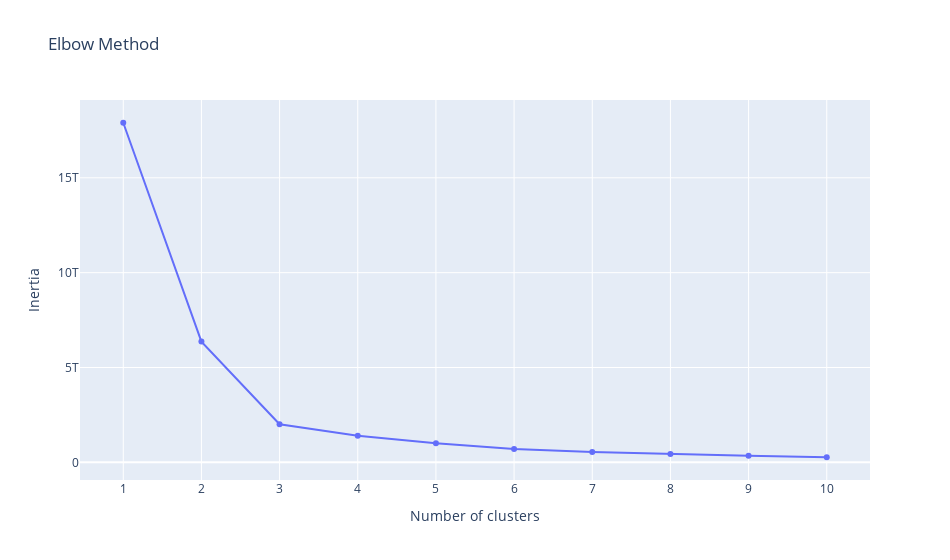
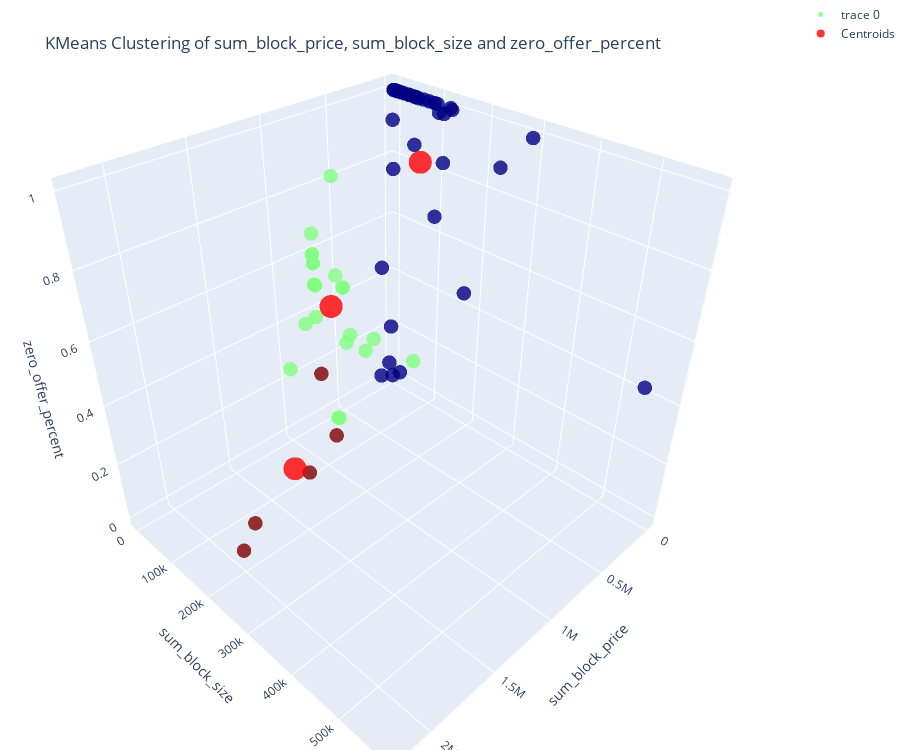

The cell these charts' notebook holds for them, in order:
### Markdown cell above
### Run the Cluster Function and Display Cluster Statistics

### Code cell
aggregate_choice = input('Would you like to aggregate the data before clustering? (Yes/No): ').lower()




if aggregate_choice == 'yes':
    aggregate_features_input = input('Enter the features you would like to cluster by separated by a space: ').split()
    aggregate_data_df = aggregate_data(daily_master_df)
    # add sum prefix to columns in aggregate_features
    for i in range(len(aggregate_features_input)): 
        if aggregate_features_input[i] != 'dispatched' and aggregate_features_input[i] != 'flexible' and aggregate_features_input[i] != 'zero_offer_percent' and aggregate_features_input[i] != 'sum_dispatched_block_price' and aggregate_features_input[i] != 'sum_dispatched_block_size':
            aggregate_features_input[i] = 'sum_' + aggregate_features_input[i]
        elif aggregate_features_input[i] == 'dispatched' or aggregate_features_input[i] == 'flexible':
            aggregate_features_input[i] = 'count_' + aggregate_features_input[i]
        elif aggregate_features_input[i] == 'zero_offer_percent' or aggregate_features_input[i] == 'sum_dispatched_block_price' or aggregate_features_input[i] == 'sum_dispatched_block_size':
            continue

    # perform the elbow method
    elbow_method(aggregate_data_df, aggregate_features_input)
    # prompt the user for the optimal number of clusters as determined by the elbow method plot
    optimal_clusters = int(input('Enter the optimal number of clusters: '))
    # perform the kmeans clustering on the aggregated data
    if len(aggregate_features_input) == 1:
        print("Error! Cannot perform clustering with only one feature. Please enter at least two features.")
    if len(aggregate_features_input) == 2:
        kmeans_cluster(aggregate_data_df, aggregate_features_input, optimal_clusters, aggregate_features_input, f'KMeans Clustering of {aggregate_features_input[0]} and {aggregate_features_input[1]}')
        cluster_assets(aggregate_data_df)
    if len(aggregate_features_input) == 3:
        kmeans_cluster(aggregate_data_df, aggregate_features_input, optimal_clusters, aggregate_features_input, f'KMeans Clustering of {aggregate_features_input[0]}, {aggregate_features_input[1]} and {aggregate_features_input[2]}')
        cluster_assets(aggregate_data_df)
    if len(aggregate_features_input) > 3:
        kmeans_cluster(aggregate_data_df, aggregate_features_input, optimal_clusters, aggregate_features_input, f'KMeans Clustering of Selected Features')
        cluster_assets(aggregate_data_df)

elif aggregate_choice == 'no':
    # prompt the user for the features they would like to cluster by
    features_input = input('Enter the features you would like to cluster by, separated by a space: ').split()

    # perform the elbow method
    elbow_method(daily_master_df, features_input)
    
    # prompt the user for the optimal number of clusters as determined by the elbow method plot
    optimal_clusters = int(input('Enter the optimal number of clusters: '))    
    if len(features_input) == 1:
        print("Error! Cannot perform clustering with only one feature. Please enter at least two features.")

    if len(features_input) == 2:
        kmeans_cluster(daily_master_df, features_input, optimal_clusters, features_input, f'KMeans Clustering of {features_input[0]} and {features_input[1]}')
        
    if len(features_input) == 3:
        kmeans_cluster(daily_master_df, features_input, optimal_clusters, features_input, f'KMeans Clustering of {features_input[0]}, {features_input[1]}, and {features_input[2]}') 

    if len(features_input) > 3:
        kmeans_cluster(daily_master_df, features_input, optimal_clusters, features_input, f'KMeans Clustering of Selected Features')

else:
    print('Invalid input. Please enter either "Yes" or "No".')

### Figure 1 — Plotly figure (JSON) as saved in the notebook; plotly's stock layout.template omitted (floating-point values rounded to 4 significant figures)
{"data": [{"mode": "lines+markers", "name": "Inertia", "type": "scatter", "x": [1, 2, 3, 4, 5, 6, 7, 8, 9, 10], "y": [17900000000000.0, 6365000000000.0, 2012000000000.0, 1403000000000.0, 1003000000000.0, 699300000000.0, 543400000000.0, 436300000000.0, 347200000000.0, 269200000000.0]}], "layout": {"title": {"text": "Elbow Method"}, "width": 950, "xaxis": {"tickmode": "linear", "title": {"text": "Number of clusters"}}, "yaxis": {"title": {"text": "Inertia"}}}}

### Figure 2 — Plotly figure (JSON) as saved in the notebook; plotly's stock layout.template omitted (floating-point values rounded to 4 significant figures)
{"data": [{"hoverinfo": "text", "marker": {"color": [1, 1, 1, 1, 1, 1, 1, 1, 1, 1, 1, 1, 1, 2, 2, 1, 1, 1, 1, 1, 0, 1, 0, 2, 1, 0, 0, 0, 0, 0, 0, 2, 2, 0, 0, 0, 0, 0, 0, 0, 0, 0, 0, 0, 0, 0, 0, 0, 0, 0, 0, 0, 0, 0, 0, 0, 0, 0, 0, 1, 1, 0, 0, 0, 1, 0, 0, 0], "colorscale": [[0, "rgb(0,0,131)"], [0.2, "rgb(0,60,170)"], [0.4, "rgb(5,255,255)"], [0.6, "rgb(255,255,0)"], [0.8, "rgb(250,0,0)"], [1, "rgb(128,0,0)"]], "opacity": 0.8, "size": 5}, "mode": "markers", "text": ["asset_ID: BHL1<br>sum_block_price: 743992.5599999999<br>sum_block_size: 3720<br>zero_offer_percent: 0.6", "asset_ID: COD1<br>sum_block_price: 743992.5599999999<br>sum_block_size: 3720<br>zero_offer_percent: 0.6", "asset_ID: ME04<br>sum_block_price: 743992.5599999999<br>sum_block_size: 4464<br>zero_offer_percent: 0.6666666666666666", "asset_ID: ME03<br>sum_block_price: 743992.5599999999<br>sum_block_size: 5208<br>zero_offer_percent: 0.5714285714285714", "asset_ID: ALP1<br>sum_block_price: 743992.5599999999<br>sum_block_size: 5208<br>zero_offer_percent: 0.5714285714285714", "asset_ID: BFD1<br>sum_block_price: 743992.5599999999<br>sum_block_size: 4464<br>zero_offer_percent: 0.5", "asset_ID: ME02<br>sum_block_price: 743992.5599999999<br>sum_block_size: 5952<br>zero_offer_percent: 0.5", "asset_ID: NAT1<br>sum_block_price: 858629.1499999999<br>sum_block_size: 12600<br>zero_offer_percent: 0.39222222222222225", "asset_ID: WCD1<br>sum_block_price: 591994.0800000001<br>sum_block_size: 13518<br>zero_offer_percent: 0.8248261577156384", "asset_ID: SDH1<br>sum_block_price: 743992.5599999999<br>sum_block_size: 7440<br>zero_offer_percent: 0.5", "asset_ID: ALP2<br>sum_block_price: 743992.5599999999<br>sum_block_size: 7440<br>zero_offer_percent: 0.5", "asset_ID: CRS3<br>sum_block_price: 1054338.05<br>sum_block_size: 27322<br>zero_offer_percent: 0.28369079862381963", "asset_ID: CMH1<br>sum_block_price: 909229.45<br>sum_block_size: 197621<br>zero_offer_percent: 0.4950486031342823", "asset_ID: BR5<br>sum_block_price: 2207944.24<br>sum_block_size: 289625<br>zero_offer_percent: 0.23356063875701338", "asset_ID: JOF1<br>sum_block_price: 1257019.29<br>sum_block_size: 175325<br>zero_offer_percent: 0.4391558534150863", "asset_ID: CRS2<br>sum_block_price: 463881.76999999996<br>sum_block_size: 11088<br>zero_offer_percent: 0.27074314574314573", "asset_ID: VVW1<br>sum_block_price: 675757.86<br>sum_block_size: 32569<br>zero_offer_percent: 0.010685007215450276", "asset_ID: CRS1<br>sum_block_price: 811001.6599999999<br>sum_block_size: 26260<br>zero_offer_percent: 0.41747905559786747", "asset_ID: VVW2<br>sum_block_price: 665937.69<br>sum_block_size: 33193<br>zero_offer_percent: 0.008315006176000964", "asset_ID: HRV1<br>sum_block_price: 563400.0<br>sum_block_size: 6260<br>zero_offer_percent: 0.5", "asset_ID: ENC2<br>sum_block_price: 267514.53<br>sum_block_size: 66662<br>zero_offer_percent: 0.3053613752962707", "asset_ID: CAL1<br>sum_block_price: 674855.03<br>sum_block_size: 225783<br>zero_offer_percent: 0.39440967654783576", "asset_ID: PH1<br>sum_block_price: 108428.90000000001<br>sum_block_size: 19497<br>zero_offer_percent: 0.09329640457506283", "asset_ID: SH2<br>sum_block_price: 1663846.13<br>sum_block_size: 266301<br>zero_offer_percent: 0.30281523539153066", "asset_ID: EC01<br>sum_block_price: 595306.29<br>sum_block_size: 39847<br>zero_offer_percent: 0.29211734885938717", "asset_ID: EGC1<br>sum_block_price: 287253.56999999995<br>sum_block_size: 582908<br>zero_offer_percent: 0.5272581608075374", "asset_ID: ALS1<br>sum_block_price: 143636.77000000002<br>sum_block_size: 6534<br>zero_offer_percent: 0.03673094582185491", "asset_ID: SCL1<br>sum_block_price: 114401.73000000001<br>sum_block_size: 261150<br>zero_offer_percent: 0.9100516944284893", "asset_ID: NPP1<br>sum_block_price: 328091.0<br>sum_block_size: 60060<br>zero_offer_percent: 0.5208125208125208", "asset_ID: ANC1<br>sum_block_price: 84124.01000000001<br>sum_block_size: 42360<br>zero_offer_percent: 0.06716241737488196", "asset_ID: RB5<br>sum_block_price: 665.07<br>sum_block_size: 311<br>zero_offer_percent: 0.0", "asset_ID: SD6<br>sum_block_price: 2071317.8599999999<br>sum_block_size: 270725<br>zero_offer_percent: 0.2589528118939884", "asset_ID: KH2<br>sum_block_price: 1376700.46<br>sum_block_size: 242215<br>zero_offer_percent: 0.3256404434077163", "asset_ID: GEN6<br>sum_block_price: 4126.389999999999<br>sum_block_size: 1205<br>zero_offer_percent: 0.9128630705394191", "asset_ID: DOWG<br>sum_block_price: 152819.5<br>sum_block_size: 138571<br>zero_offer_percent: 0.7065331129890092", "asset_ID: FH1<br>sum_block_price: 25657.28<br>sum_block_size: 123519<br>zero_offer_percent: 0.8432710757049523", "asset_ID: TC01<br>sum_block_price: 11093.349999999999<br>sum_block_size: 54592<br>zero_offer_percent: 0.8627820926143025", "asset_ID: DRW1<br>sum_block_price: 0.0<br>sum_block_size: 2232<br>zero_offer_percent: 1.0", "asset_ID: MUL1<br>sum_block_price: 0.0<br>sum_block_size: 3720<br>zero_offer_percent: 1.0", "asset_ID: TLM2<br>sum_block_price: 0.0<br>sum_block_size: 6754<br>zero_offer_percent: 1.0", "asset_ID: UOC1<br>sum_block_price: 0.0<br>sum_block_size: 8928<br>zero_offer_percent: 1.0", "asset_ID: SCR1<br>sum_block_price: 0.0<br>sum_block_size: 13746<br>zero_offer_percent: 1.0", "asset_ID: SET1<br>sum_block_price: 0.0<br>sum_block_size: 11662<br>zero_offer_percent: 1.0", "asset_ID: MEG1<br>sum_block_price: 0.0<br>sum_block_size: 26901<br>zero_offer_percent: 1.0", "asset_ID: HMT1<br>sum_block_price: 0.0<br>sum_block_size: 20003<br>zero_offer_percent: 1.0", "asset_ID: RL1<br>sum_block_price: 0.0<br>sum_block_size: 2801<br>zero_offer_percent: 1.0", "asset_ID: TC02<br>sum_block_price: 0.0<br>sum_block_size: 48236<br>zero_offer_percent: 1.0", "asset_ID: IOR1<br>sum_block_price: 0.0<br>sum_block_size: 83739<br>zero_offer_percent: 1.0", "asset_ID: PR1<br>sum_block_price: 0.0<br>sum_block_size: 2357<br>zero_offer_percent: 1.0", "asset_ID: CL01<br>sum_block_price: 0.0<br>sum_block_size: 53122<br>zero_offer_percent: 1.0", "asset_ID: HRT1<br>sum_block_price: 0.0<br>sum_block_size: 71467<br>zero_offer_percent: 1.0", "asset_ID: NX01<br>sum_block_price: 3999.96<br>sum_block_size: 60110<br>zero_offer_percent: 0.9998003659956746", "asset_ID: IOR2<br>sum_block_price: 0.0<br>sum_block_size: 101813<br>zero_offer_percent: 1.0", "asset_ID: APS1<br>sum_block_price: 2738.4300000000003<br>sum_block_size: 106137<br>zero_offer_percent: 0.9774254030168555", "asset_ID: MKR1<br>sum_block_price: 29037.309999999998<br>sum_block_size: 123033<br>zero_offer_percent: 0.984134337941853", "asset_ID: NX02<br>sum_block_price: 0.0<br>sum_block_size: 94715<br>zero_offer_percent: 1.0", "asset_ID: MKRC<br>sum_block_price: 0.0<br>sum_block_size: 129924<br>zero_offer_percent: 1.0", "asset_ID: SCR5<br>sum_block_price: 1011.0799999999999<br>sum_block_size: 133519<br>zero_offer_percent: 0.9964424538829679", "asset_ID: SCR6<br>sum_block_price: 34999.649999999994<br>sum_block_size: 301213<br>zero_offer_percent: 0.9982504075189318", "asset_ID: NPC2<br>sum_block_price: 494995.04999999993<br>sum_block_size: 4455<br>zero_offer_percent: 0.4444444444444444", "asset_ID: NPC3<br>sum_block_price: 495995.0399999999<br>sum_block_size: 4464<br>zero_offer_percent: 0.4444444444444444", "asset_ID: FNG1<br>sum_block_price: 0.0<br>sum_block_size: 7028<br>zero_offer_percent: 1.0", "asset_ID: BCRK<br>sum_block_price: 0.0<br>sum_block_size: 38115<br>zero_offer_percent: 1.0", "asset_ID: GEN5<br>sum_block_price: 30293.49<br>sum_block_size: 9438<br>zero_offer_percent: 0.7692307692307693", "asset_ID: BR4<br>sum_block_price: 405620.61<br>sum_block_size: 35635<br>zero_offer_percent: 0.21776343482531219", "asset_ID: EC04<br>sum_block_price: 0.0<br>sum_block_size: 37653<br>zero_offer_percent: 1.0", "asset_ID: KH3<br>sum_block_price: 126798.78<br>sum_block_size: 204917<br>zero_offer_percent: 0.49691826446805293", "asset_ID: CNR5<br>sum_block_price: 0.0<br>sum_block_size: 7941<br>zero_offer_percent: 1.0"], "type": "scatter3d", "x": [744000.0, 744000.0, 744000.0, 744000.0, 744000.0, 744000.0, 744000.0, 858600.0, 592000.0, 744000.0, 744000.0, 1054000.0, 909200.0, 2208000.0, 1257000.0, 463900.0, 675800.0, 811000.0, 665900.0, 563400, 267500.0, 674900.0, 108400.0, 1664000.0, 595300.0, 287300.0, 143600.0, 114400.0, 328091, 84120.0, 665.1, 2071000.0, 1377000.0, 4126.0, 152800.0, 25660.0, 11090.0, 0, 0, 0, 0, 0, 0, 0, 0, 0, 0, 0, 0, 0, 0, 4000.0, 0, 2738.0, 29040.0, 0, 0, 1011.0, 35000.0, 495000.0, 496000.0, 0, 0, 30290.0, 405600.0, 0, 126800.0, 0], "y": [3720, 3720, 4464, 5208, 5208, 4464, 5952, 12600, 13518, 7440, 7440, 27322, 197621, 289625, 175325, 11088, 32569, 26260, 33193, 6260, 66662, 225783, 19497, 266301, 39847, 582908, 6534, 261150, 60060, 42360, 311, 270725, 242215, 1205, 138571, 123519, 54592, 2232, 3720, 6754, 8928, 13746, 11662, 26901, 20003, 2801, 48236, 83739, 2357, 53122, 71467, 60110, 101813, 106137, 123033, 94715, 129924, 133519, 301213, 4455, 4464, 7028, 38115, 9438, 35635, 37653, 204917, 7941], "z": [0.6, 0.6, 0.6667, 0.5714, 0.5714, 0.5, 0.5, 0.3922, 0.8248, 0.5, 0.5, 0.2837, 0.495, 0.2336, 0.4392, 0.2707, 0.01069, 0.4175, 0.008315, 0.5, 0.3054, 0.3944, 0.0933, 0.3028, 0.2921, 0.5273, 0.03673, 0.9101, 0.5208, 0.06716, 0, 0.259, 0.3256, 0.9129, 0.7065, 0.8433, 0.8628, 1, 1, 1, 1, 1, 1, 1, 1, 1, 1, 1, 1, 1, 1, 0.9998, 1, 0.9774, 0.9841, 1, 1, 0.9964, 0.9983, 0.4444, 0.4444, 1, 1, 0.7692, 0.2178, 1, 0.4969, 1]}, {"marker": {"color": "red", "opacity": 0.8, "size": 8}, "mode": "markers", "name": "Centroids", "type": "scatter3d", "x": [43920.0, 693800.0, 1715000.0], "y": [76710.0, 31230.0, 248800.0], "z": [0.8252, 0.435, 0.312]}], "layout": {"height": 750, "margin": {"b": 0, "l": 0, "r": 0, "t": 0}, "scene": {"xaxis": {"title": {"text": "sum_block_price"}}, "yaxis": {"title": {"text": "sum_block_size"}}, "zaxis": {"title": {"text": "zero_offer_percent"}}}, "title": {"text": "KMeans Clustering of sum_block_price, sum_block_size and zero_offer_percent", "y": 0.95}}}
